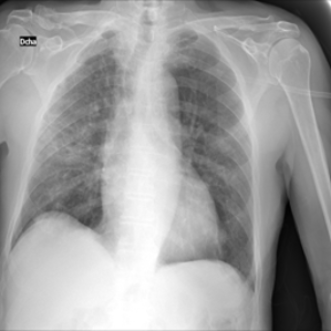
#> input picture TC1/8/8.png, 331 x 331 px; its folder holds only this picture in this run
$ python tc1.py
#> lines starting #> are read from the running program, lines starting #| are printed output that depends on the picture; after the words box and inside, x2 and y2 are one past the last pixel; in counts of white or black regions, pixels touching at a corner belong together
import cv2 as cv
import sys
from os import listdir
import numpy as np

def readImg(imgs):
    imgRead = []
    for img in imgs:
        imgRead.append(cv.imread("8/"+img))
    return imgRead

def showImg(imgs):
    for img in imgs:
        cv.namedWindow('img', cv.WINDOW_NORMAL)
        cv.resizeWindow('img', 400, 400)
        cv.imshow('img', img)
        k = cv.waitKey(0)

def requantiza(bits,imgs):
    newImgs = []
    # 4 bits: 0 - 15
    # Precisamos dividir de 0 a 255 em 16 valores, ou seja, 256/16 = 16, então devemos fazer pixel/16 para requantizar
    # 2 bits: 0 - 3
    # 0 a 255 em 4 valores, ou seja, 256/4 = 64, então devemos fazer pixel/64 para requantizar
    # 1 bit: 0 - 1
    # 256/2 = 128 -> pixel/128
    orig = pow(2,8)
    valores = pow(2,bits)
    razao = int(orig/valores)
    for img in imgs:
        # Para requantizar, devemos fazer o pixel divido pela razão e aproximar a um inteiro
        # Após, devemos multiplicar de volta pela razão para termos novamente 8 bits
        newImgs.append(np.uint8(img / razao) * razao)
    return newImgs


# main

images = listdir("8/")
imgs = readImg(images)
#> imgs = 1 item
#showImg(imgs)

imgsGray = []
for img in imgs:
    imgsGray.append(cv.cvtColor(img, cv.COLOR_BGR2GRAY))
#> this loop made 1 pass
#> after the loop, imgsGray = 1 item

#showImg(imgsGray)

imgs4bits = requantiza(4,imgsGray)
#> the loop in requantiza, `for img in imgs:` made 1 pass
#> imgs4bits = 1 item
showImg(imgs4bits)
#> the loop in showImg, `for img in imgs:` made 1 pass; (key Esc is pressed on pass 1)
# print(imgs4bits[3])
# print('\n-------------------------------\n')

imgs2bits = requantiza(2,imgs)
#> the loop in requantiza (call 2), `for img in imgs:` made 1 pass
#> imgs2bits = 1 item
showImg(imgs2bits)
#> the loop in showImg (call 2), `for img in imgs:` made 1 pass; (key Enter is pressed on pass 1)
#> pass 1, in showImg (call 2), `cv.imshow('img', img)`:
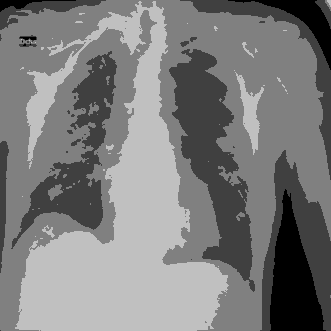
#> window 'img': shape (331, 331, 3); min 0, max 192, mean 124.6
# print(imgs2bits[3])
# print('\n-------------------------------\n')

imgs1bit = requantiza(1,imgs)
#> imgs1bit = 1 item
showImg(imgs1bit)
#> the loop in showImg (call 3), `for img in imgs:` made 1 pass
#> pass 1, in showImg (call 3), `cv.imshow('img', img)`:
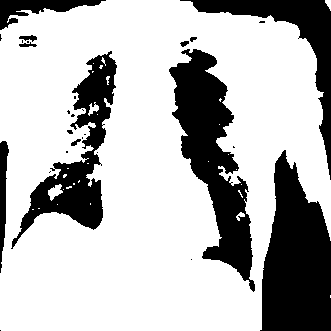
#> window 'img': shape (331, 331, 3); values 0 (black) and 128 (white), 72.3% white; 28 black regions (17 under 20 px), largest, box (x1, y1, x2, y2) and area: (260, 150, 331, 331) 9168, (169, 49, 255, 292) 8704, (11, 51, 117, 249) 5884
# print(imgs1bit[3])
# print('\n-------------------------------\n')

$ run again, on TC1/8/CDR05_0041.jpg
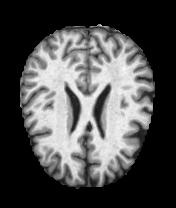
#> input picture TC1/8/CDR05_0041.jpg, 176 x 208 px
#> imgs = 1 item
#> the loop `for img in imgs:` made 1 pass
#> the loop in requantiza, `for img in imgs:` made 1 pass
#> the loop in showImg, `for img in imgs:` made 1 pass; (key Esc is pressed on pass 1)
#> the loop in requantiza (call 2), `for img in imgs:` made 1 pass
#> the loop in showImg (call 2), `for img in imgs:` made 1 pass; (key Enter is pressed on pass 1)
#> pass 1, in showImg (call 2), `cv.imshow('img', img)`:
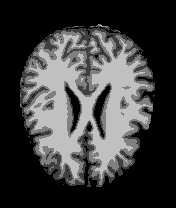
#> window 'img': shape (208, 176, 3); min 0, max 192, mean 61.8
#> the loop in showImg (call 3), `for img in imgs:` made 1 pass
#> pass 1, in showImg (call 3), `cv.imshow('img', img)`:
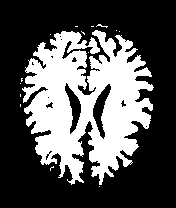
#> window 'img': shape (208, 176, 3); values 0 (black) and 128 (white), 33.1% white; 15 white regions (14 under 20 px), largest, box (x1, y1, x2, y2) and area: (22, 30, 154, 185) 12071

$ run again, on TC1/8/WP_20160127_117.jpg
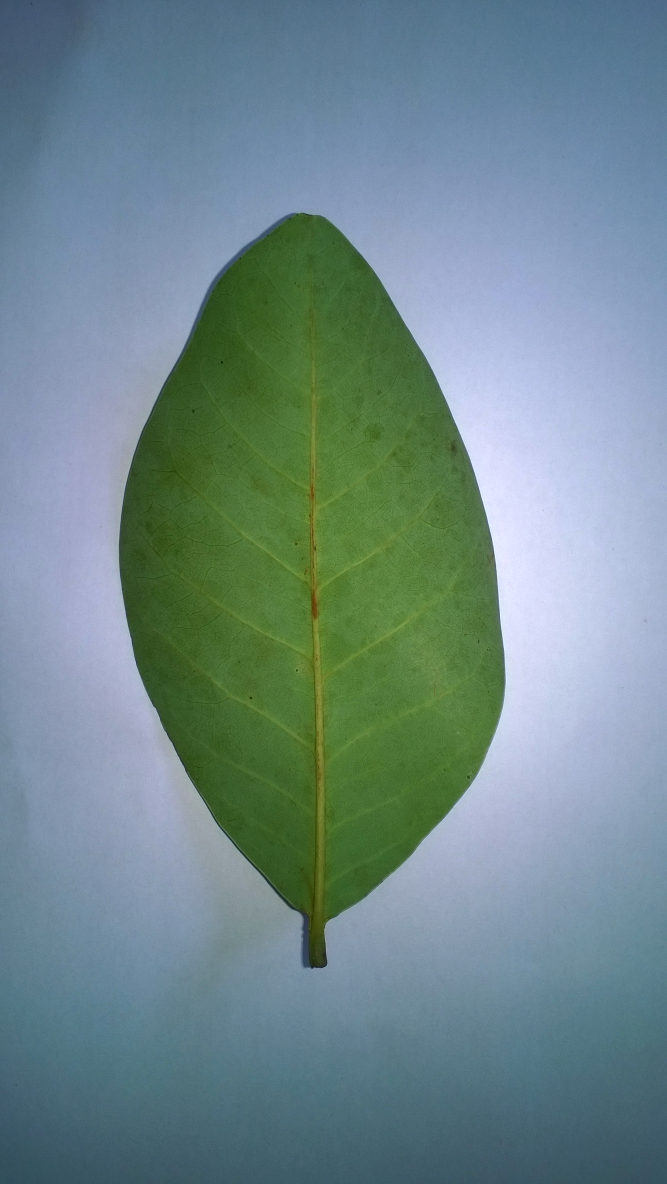
#> input picture TC1/8/WP_20160127_117.jpg, 2000 x 3552 px (shown at 1/3 size)
#> imgs = 1 item
#> the loop `for img in imgs:` made 1 pass
#> the loop in requantiza, `for img in imgs:` made 1 pass
#> the loop in showImg, `for img in imgs:` made 1 pass; (key Esc is pressed on pass 1)
#> the loop in requantiza (call 2), `for img in imgs:` made 1 pass
#> the loop in showImg (call 2), `for img in imgs:` made 1 pass; (key Enter is pressed on pass 1)
#> pass 1, in showImg (call 2), `cv.imshow('img', img)`:
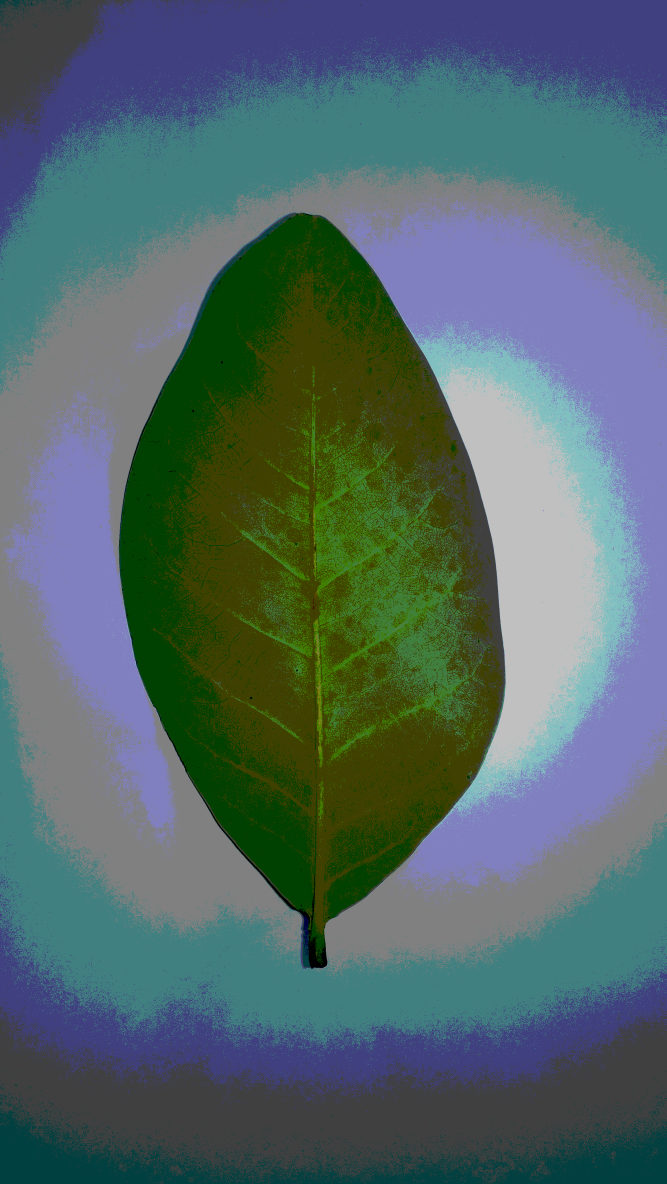
#> window 'img': shape (3552, 2000, 3) (shown at 1/3 size); mean B, G, R 104.1, 104, 81.8
#> the loop in showImg (call 3), `for img in imgs:` made 1 pass
#> pass 1, in showImg (call 3), `cv.imshow('img', img)`:
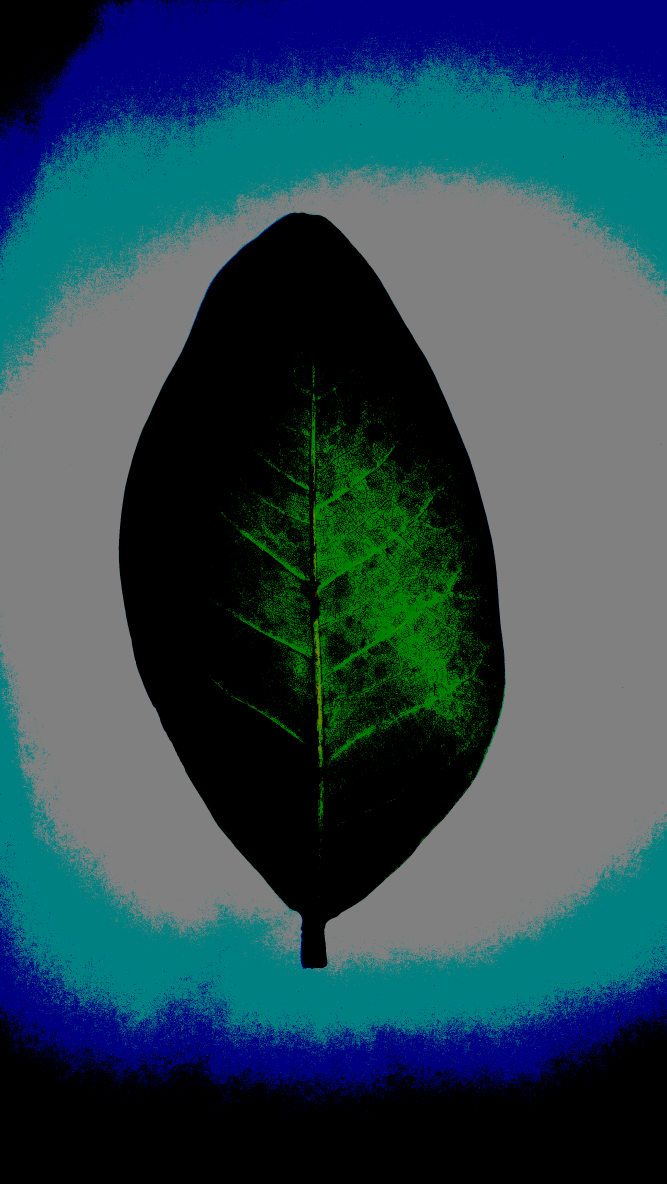
#> window 'img': shape (3552, 2000, 3) (shown at 1/3 size); mean B, G, R 82.6, 71.7, 42.8
